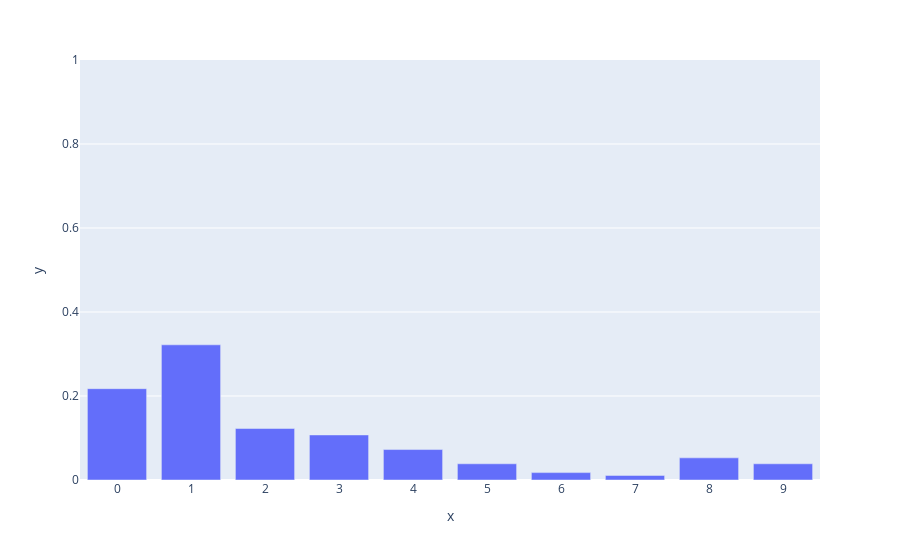

Notebook source saved alongside this figure:
### Code cell
belief = update_belief_measurement(hallway, belief, 1., 0.75)
plot_belief(belief)

### Figure 1 — Plotly figure (JSON) as saved in the notebook; plotly's stock layout.template omitted (floating-point values rounded to 4 significant figures)
{"data": [{"alignmentgroup": "True", "hovertemplate": "x=%{x}<br>y=%{y}<extra></extra>", "legendgroup": "", "marker": {"color": "#636efa", "pattern": {"shape": ""}}, "name": "", "offsetgroup": "", "orientation": "v", "showlegend": false, "textposition": "auto", "type": "bar", "x": [0, 1, 2, 3, 4, 5, 6, 7, 8, 9], "xaxis": "x", "y": [0.2174, 0.3219, 0.1226, 0.1073, 0.07248, 0.03859, 0.01757, 0.01089, 0.05272, 0.03859], "yaxis": "y"}], "layout": {"autosize": true, "barmode": "relative", "legend": {"tracegroupgap": 0}, "margin": {"t": 60}, "xaxis": {"anchor": "y", "autorange": true, "domain": [0, 1], "dtick": 1, "range": [-0.5, 9.5], "title": {"text": "x"}, "type": "linear"}, "yaxis": {"anchor": "x", "domain": [0, 1], "range": [0, 1], "title": {"text": "y"}, "type": "linear"}}}
